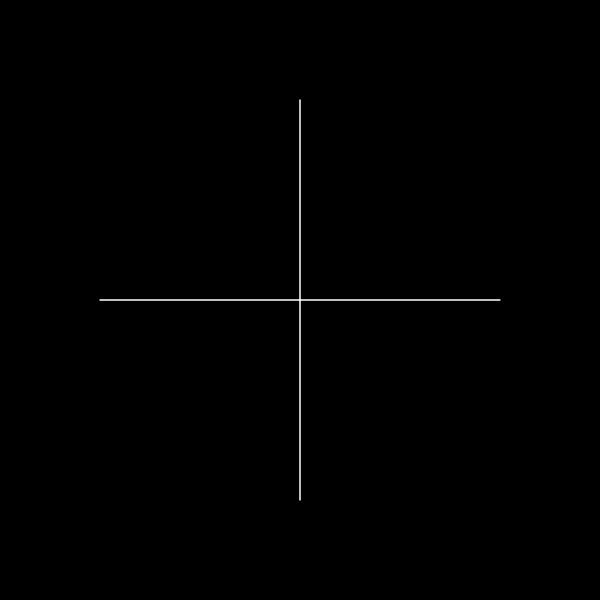
Frame 1 (no input)
Frame 60 (no input): identical to frame 1, image omitted
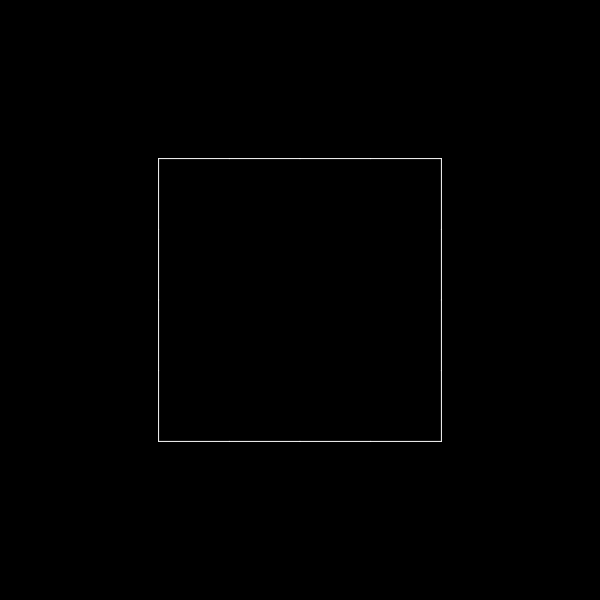
Frame 120 (the mouse pressed at the canvas centre since frame 60)

The p5.js sketch that drew these frames (run headless with seeded random() and noise() and a simulated clock; from frame 60 on, the mouse is pressed at the canvas centre):

// p5.js sketch
// ── sketch.js
let time = 0;
let mode = 0;
let funcs = [];
let c0 = [];
let k;
let positiveNums = [];
let positiveOrder = [];
let positiveCorrectedOrder = [];
let negativeCorrectedOrder = [];
let negativeNums = [];
let negativeOrder = [];
let funcsAux = [];
let appro = [];
let graph = [];
let speed;
let show = false;
let valueForAngle;
let valueForSides;

function setup() {
	createCanvas(600,600);
	k = new Koch();
	k.next();
}

function draw() {
	if (mode == 0) {
		background(0);
		translate(width/2,height/2);
		scale(1,-1);
		stroke(255);
		valueForAngle = map(mouseX,0,width,0,TWO_PI);
		valueForSides = round(map(mouseY,0,height,2,6));
		k.disp(200,valueForAngle,valueForSides);
	} else {
		background(0);
		scale(1,-1);
		translate(width/2,-height/2);
		makeAppro(time);
		for (let i = 0; i < funcs.length; i++) {
			graph[i].push(appro[i]);
			if (graph[i].length > 1/speed) {
				graph[i].shift();
			}
		}
		strokeWeight(1);
		if (show) {
			push();
			translate(-c0[0],-c0[1])
			stroke(255);
			beginShape();
			for (let i = 0; i < funcs[0].length; i++) {
				vertex(funcs[0][i][0],funcs[0][i][1]);
			}
			endShape(CLOSE);
			pop();
		}
		strokeWeight(2);
		noFill();
		for (let k = 0; k < funcs.length; k++) {
			beginShape();
			if (k == 0) {
				stroke(0,255,0);
			} else if (k == 1) {
				stroke(0,0,255);
			} else if (k == 2) {
				stroke(100);
			} else {
				stroke(255,0,0);
			}
			for (let i = 0; i < graph[k].length; i++) {
				vertex(graph[k][i][0],graph[k][i][1]);
			}
			if (graph[k].length >= 1/speed) {
				endShape(CLOSE);
			} else {
				endShape();
			}
		}
		display(time);
		time += speed;
	}
}

function mouseClicked() {
	if (mode == 0) {
		funcsAux.push(k.toArray(256,width/2,valueForAngle,valueForSides));
		k.next();
		funcsAux.push(k.toArray(64,width/2,valueForAngle,valueForSides));
		k.next();
		funcsAux.push(k.toArray(16,width/2,valueForAngle,valueForSides));
		k.next();
		funcsAux.push(k.toArray(4,width/2,valueForAngle,valueForSides));
		for (let j = 0; j < funcsAux.length; j++) {
			funcs.push([]);
			for (let i = 0; i < funcsAux[0][0].length; i++) {
				funcs[j].push([funcsAux[j][0][i],funcsAux[j][1][i],true]);
			}
		}
		speed = 1/funcs[0].length;
		c0 = findCoefficient(funcs[0],0);
		mode = 1;
		for (let i = 0; i < funcs.length; i++) {
			graph.push([]);
			positiveNums.push([]);
			negativeNums.push([]);
			positiveOrder.push(0);
			negativeOrder.push(0);
			positiveCorrectedOrder.push(0);
			negativeCorrectedOrder.push(0);
		}
		let arr = [5,10,20,40];
		doNext(arr);
	} else {
		let arr = [5,10,20,40];
		doNext(arr);
	}
}

function convert(num) {
	let ans = [];
	if (num[2]) {
		ans.push(sqrt(num[0]*num[0]+num[1]*num[1]));
		let ang;
		if (num[0] == 0) {
			if (num[1] >= 0) {
				ang = PI/2;
			} else {
				ang = -PI/2;
			}
		} else {
			ang = atan(num[1]/num[0]);
			if (num[0] < 0) {
				ang += PI;
			}
		}
		ans.push(ang);
		ans.push(false);
	} else {
		ans.push(num[0]*cos(num[1]));
		ans.push(num[0]*sin(num[1]));
		ans.push(true);
	}
	return ans;
}

function mult(num1,num2) {
	let re = num1[0]*num2[0]-num1[1]*num2[1];
	let im = num1[0]*num2[1]+num1[1]*num2[0];
	return [re,im,true];
}

function sub(num1,num2) {
	return [num1[0]-num2[0],num1[1]-num2[1],true];
}

function eToThe(arg) {
	return [cos(arg),sin(arg),true];
}

function findCoefficient(fun,n) {
	let re = 0;
	let im = 0;
	let argovert = -n*TWO_PI/fun.length;
	for (let t = 0; t < fun.length; t++) {
		let num = mult(fun[t],eToThe(argovert*t));
		re += num[0]/fun.length;
		im += num[1]/fun.length;
	}
	return [re,im,true];
}

function makeAppro(t) {
	appro = [];
	let re = [];
	let im = [];
	for (let i = 0; i < funcs.length; i++) {
		re.push(0);
		im.push(0);
	}
	for (let i = 0; i < funcs.length; i++) {
		for (let n = 1; n <= positiveOrder[i]; n++) {
			let num = mult(positiveNums[i][n-1],eToThe(n*TWO_PI*t));
			re[i] += num[0];
			im[i] += num[1];
			for (let j = i+1; j < funcs.length; j++) {
				re[j] += num[0];
				im[j] += num[1];
			}
		}
		for (let n = -1; n >= -negativeOrder[i]; n--) {
			let num = mult(negativeNums[i][-n-1],eToThe(n*TWO_PI*t));
			re[i] += num[0];
			im[i] += num[1];
			for (let j = i+1; j < funcs.length; j++) {
				re[j] += num[0];
				im[j] += num[1];
			}
		}
		appro.push([re[i],im[i],true]);
	}
}

function display(t) {
	push();
	strokeWeight(1);
	for (let k = 0; k < funcs.length; k++) {
		stroke(255,150);
		for (let n = 1; n <= positiveOrder[k]; n++) {
			let num = convert(mult(positiveNums[k][n-1],eToThe(n*TWO_PI*t)));
			ellipse(0,0,2*num[0]);
			rotate(num[1]);
			line(0,0,num[0],0);
			translate(num[0],0);
			rotate(-num[1]);
			if (negativeOrder[k] < n) {
				continue;
			} else {
				num = convert(mult(negativeNums[k][n-1],eToThe(-n*TWO_PI*t)));
				ellipse(0,0,2*num[0]);
				rotate(num[1]);
				line(0,0,num[0],0);
				translate(num[0],0);
				rotate(-num[1]);
			}
		}
		if (negativeOrder[k] > positiveOrder[k]) {
			for (let n = positiveOrder[k]; n < negativeOrder[k]; n++) {
				num = convert(mult(negativeNums[k][n-1],eToThe(-n*TWO_PI*t)));
				ellipse(0,0,2*num[0]);
				rotate(num[1]);
				line(0,0,num[0],0);
				translate(num[0],0);
				rotate(-num[1]);
			}
		}
		if (k == 0) {
			fill(0,255,0);
		} else if (k == 1) {
			fill(0,0,255);
		} else if (k == 2) {
			fill(100);
		} else {
			fill(255,0,0);
		}
		noStroke();
		ellipse(0,0,16);
		noFill();
	}
}

class Koch {
	constructor() {
		this.n = 0;
		this.status = [0];
	}

	next() {
		this.n++;
		let aux = [];
		for (let j = 0; j < this.status.length; j++) {
			let aux2;
			if (this.status[j] == 0) {
				aux.push(0);
				aux.push(1);
				aux.push(0);
				aux.push(-1);
				aux.push(-1);
				aux.push(0);
				aux.push(1);
				aux.push(0);
			} else {
				aux.push(this.status[j]);
			}
		}
		this.status = aux;
	}

	disp(length,angle,it) {
		push();
		rotate(TWO_PI/it/2);
		translate(0,length);
		rotate(-TWO_PI/it/2-PI/2);
		let l = 2*length*sin(PI/it)/Math.pow(2*(1+sin(angle/2)),this.n);
		let a = PI/2-angle/2;
		for (let j = 0; j < it; j++) {
			for (let i = 0; i < this.status.length; i++) {
				if (this.status[i] == 0) {
					line(0,0,0,l);
					translate(0,l);
				} else {
					rotate(this.status[i]*a);
				}
			}
			rotate(-TWO_PI/it);
		}
		pop();
	}

	toArray(precision,length,angle,it) { //Precision = integer greater than 0;
		let ansX = [];
		let ansY = [];
		let posX = 0;
		let posY = 0;
		let ang = 0;
		ang += TWO_PI/it/2;
		posX += length*cos(angle);
		posY += length*sin(angle);
		ang += -TWO_PI/it/2-PI/2;
		let l = 2*length*sin(PI/it)/Math.pow(2*(1+sin(angle/2)),this.n);
		let a = PI/2-angle/2;
		for (let j = 0; j < it; j++) {
			for (let i = 0; i < this.status.length; i++) {
				if (this.status[i] == 0) {
					for (let k = 0; k < precision; k++) {
						ansX.push(posX);
						ansY.push(posY);
						posX += l/precision*cos(ang);
						posY += l/precision*sin(ang);
					}
				} else {
					ang += this.status[i]*a;
				}
			}
			ang += -TWO_PI/it;
		}
		return [ansX,ansY];
	}
}

function doNext(n) {
	for (let i = 0; i < n.length; i++) {
		for (let j = 0; j < n[i]; j++) {
			positiveOrder[i]++;
			positiveNums[i].push(findCoefficient(funcs[i],positiveOrder[i]));
			negativeOrder[i]++;
			negativeNums[i].push(findCoefficient(funcs[i],-negativeOrder[i]));
		}
	}
	for (let i = n.length - 1; i > 0; i--) {
		for (let j = positiveCorrectedOrder[i]; j < positiveOrder[i]; j++) {
			if (positiveOrder[i-1]-1 >= j) {
				positiveNums[i][j] = sub(positiveNums[i][j],positiveNums[i-1][j]);
				positiveCorrectedOrder[i]++;
			}
			if (negativeOrder[i-1]-1 >= j) {
				negativeNums[i][j] = sub(negativeNums[i][j],negativeNums[i-1][j]);
				negativeCorrectedOrder[i]++;
			}
		}
	}
}
